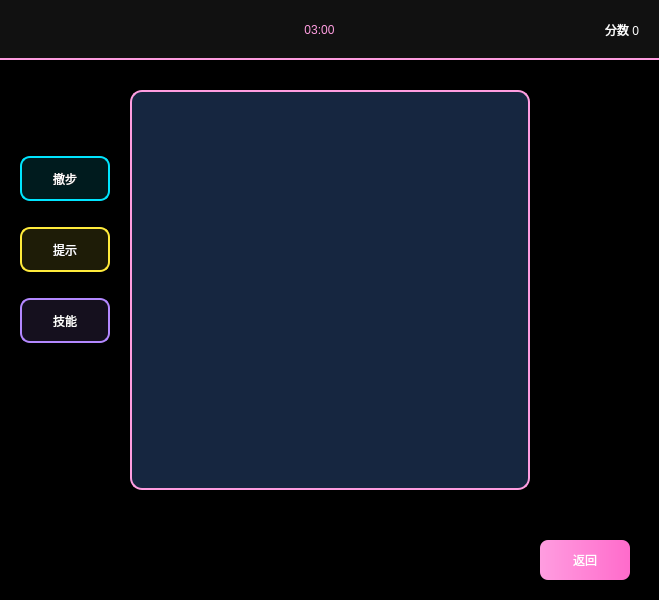
<?xml version="1.0" encoding="UTF-8"?>
<ui version="4.0">
 <class>Mode_1</class>
 <widget class="QWidget" name="Mode_1">
  <property name="geometry">
   <rect>
    <x>0</x>
    <y>0</y>
    <width>659</width>
    <height>600</height>
   </rect>
  </property>
  <property name="windowTitle">
   <string>闪电模式</string>
  </property>
  <property name="styleSheet">
   <string notr="true">background-color: rgb(0, 0, 0);</string>
  </property>

  <widget class="QWidget" name="topBar" native="true">
   <property name="geometry">
    <rect>
     <x>0</x>
     <y>0</y>
     <width>659</width>
     <height>60</height>
    </rect>
   </property>
   <property name="styleSheet">
    <string notr="true">background:#111;border-bottom:2px solid #ff9de0;</string>
   </property>
   <layout class="QHBoxLayout" name="topLay">
    <property name="rightMargin">
     <number>20</number>
    </property>
    <item>
     <widget class="QLabel" name="labelScore">
      <property name="styleSheet">
       <string notr="true">color:#fff;font:700 10pt 'Microsoft YaHei';</string>
      </property>
      <property name="text">
       <string/>
      </property>
      <property name="alignment">
       <set>Qt::AlignRight|Qt::AlignTrailing|Qt::AlignVCenter</set>
      </property>
     </widget>
    </item>
    <item>
     <widget class="QLabel" name="labelCountdown">
      <property name="styleSheet">
       <string notr="true">color:#ff9de0;font:700 24pt 'Microsoft YaHei';</string>
      </property>
      <property name="text">
       <string>03:00</string>
      </property>
      <property name="alignment">
       <set>Qt::AlignCenter</set>
      </property>
     </widget>
    </item>
    <item>
     <widget class="QLabel" name="labelScore_2">
      <property name="styleSheet">
       <string notr="true">color:#fff;font:700 20pt 'Microsoft YaHei';</string>
      </property>
      <property name="text">
       <string>分数 0</string>
      </property>
      <property name="alignment">
       <set>Qt::AlignRight|Qt::AlignTrailing|Qt::AlignVCenter</set>
      </property>
     </widget>
    </item>
   </layout>
  </widget>

  <widget class="QWidget" name="boardWidget" native="true">
   <property name="geometry">
    <rect>
     <x>130</x>
     <y>90</y>
     <width>400</width>
     <height>400</height>
    </rect>
   </property>
   <property name="styleSheet">
    <string notr="true">background:#162640;border:2px solid #ff9de0;border-radius:12px;</string>
   </property>
  </widget>

  <widget class="QPushButton" name="btnBack">
   <property name="geometry">
    <rect>
     <x>540</x>
     <y>540</y>
     <width>90</width>
     <height>40</height>
    </rect>
   </property>
   <property name="styleSheet">
    <string notr="true">
     QPushButton{
      color:#fff;
      font:14pt 'Microsoft YaHei';
      border:none;
      border-radius:8px;
      background:qlineargradient(x1:0,y1:0,x2:1,y2:0, stop:0 #ff9de0, stop:1 #ff6bcb);
     }
     QPushButton:hover{background:qlineargradient(x1:0,y1:0,x2:1,y2:0, stop:0 #ff6bcb, stop:1 #ff4fa5);}
     QPushButton:pressed{background:qlineargradient(x1:0,y1:0,x2:1,y2:0, stop:0 #ff4fa5, stop:1 #e0438c);}
    </string>
   </property>
   <property name="text">
    <string>返回</string>
   </property>
  </widget>

  <widget class="QWidget" name="leftSideWidget" native="true">
   <property name="geometry">
    <rect>
     <x>20</x>
     <y>150</y>
     <width>90</width>
     <height>200</height>
    </rect>
   </property>
   <layout class="QVBoxLayout" name="verticalLayout">
    <property name="spacing">
     <number>20</number>
    </property>

    <item>
     <widget class="QPushButton" name="btnUndo">
      <property name="minimumSize">
       <size>
        <width>0</width>
        <height>45</height>
       </size>
      </property>
      <property name="styleSheet">
       <string notr="true">
        QPushButton{
         color:#fff;
         font:bold 12pt 'Microsoft YaHei';
         border:2px solid #00e5ff;
         border-radius:10px;
         background:rgba(0, 229, 255, 30);
        }
        QPushButton:hover{background:rgba(0, 229, 255, 60); border-color:#fff;}
        QPushButton:pressed{background:rgba(0, 229, 255, 100);}
       </string>
      </property>
      <property name="text">
       <string>撤步</string>
      </property>
     </widget>
    </item>

    <item>
     <widget class="QPushButton" name="btnHint">
      <property name="minimumSize">
       <size>
        <width>0</width>
        <height>45</height>
       </size>
      </property>
      <property name="styleSheet">
       <string notr="true">
        QPushButton{
         color:#fff;
         font:bold 12pt 'Microsoft YaHei';
         border:2px solid #ffeb3b;
         border-radius:10px;
         background:rgba(255, 235, 59, 30);
        }
        QPushButton:hover{background:rgba(255, 235, 59, 60); border-color:#fff;}
        QPushButton:pressed{background:rgba(255, 235, 59, 100);}
       </string>
      </property>
      <property name="text">
       <string>提示</string>
      </property>
     </widget>
    </item>

    <item>
     <widget class="QPushButton" name="btnSkill">
      <property name="minimumSize">
       <size>
        <width>0</width>
        <height>45</height>
       </size>
      </property>
      <property name="styleSheet">
       <string notr="true">
        QPushButton{
         color:#fff;
         font:bold 12pt 'Microsoft YaHei';
         border:2px solid #b388ff;
         border-radius:10px;
         background:rgba(179, 136, 255, 30);
        }
        QPushButton:hover{background:rgba(179, 136, 255, 60); border-color:#fff;}
        QPushButton:pressed{background:rgba(179, 136, 255, 100);}
       </string>
      </property>
      <property name="text">
       <string>技能</string>
      </property>
     </widget>
    </item>
   </layout>
  </widget>

 </widget>
 <resources/>
 <connections/>
</ui>
